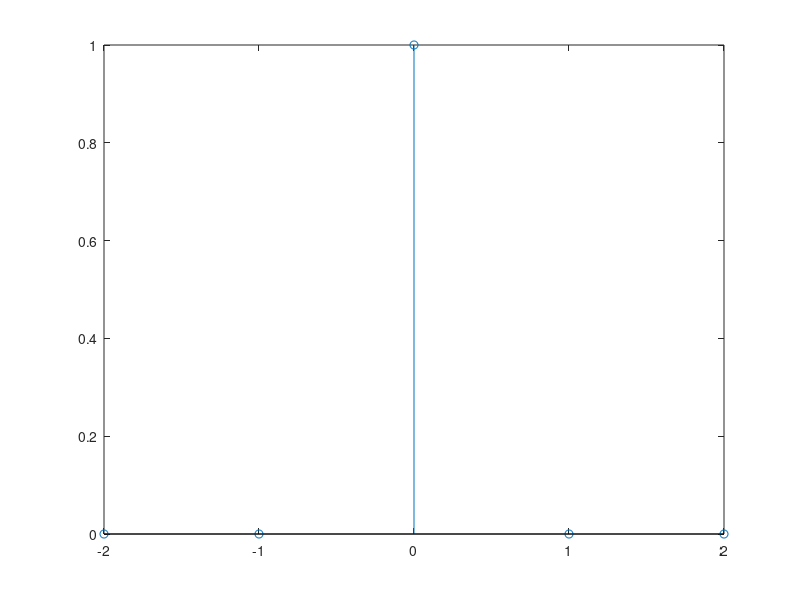

Reproduce this figure in MATLAB.
function[] = deltaFunction()

clc;
clear all;
N = input('Enter the value of N (odd): ');
x = zeros(1, N);
x(1, 1+floor(N/2)) = 1;
if N%2 == 1:
    t = -floor(N/2):1:floor(N/2);
end
ylabel('Amplitude ----->');
xlabel('n ----->')
stem(t, x);

end

